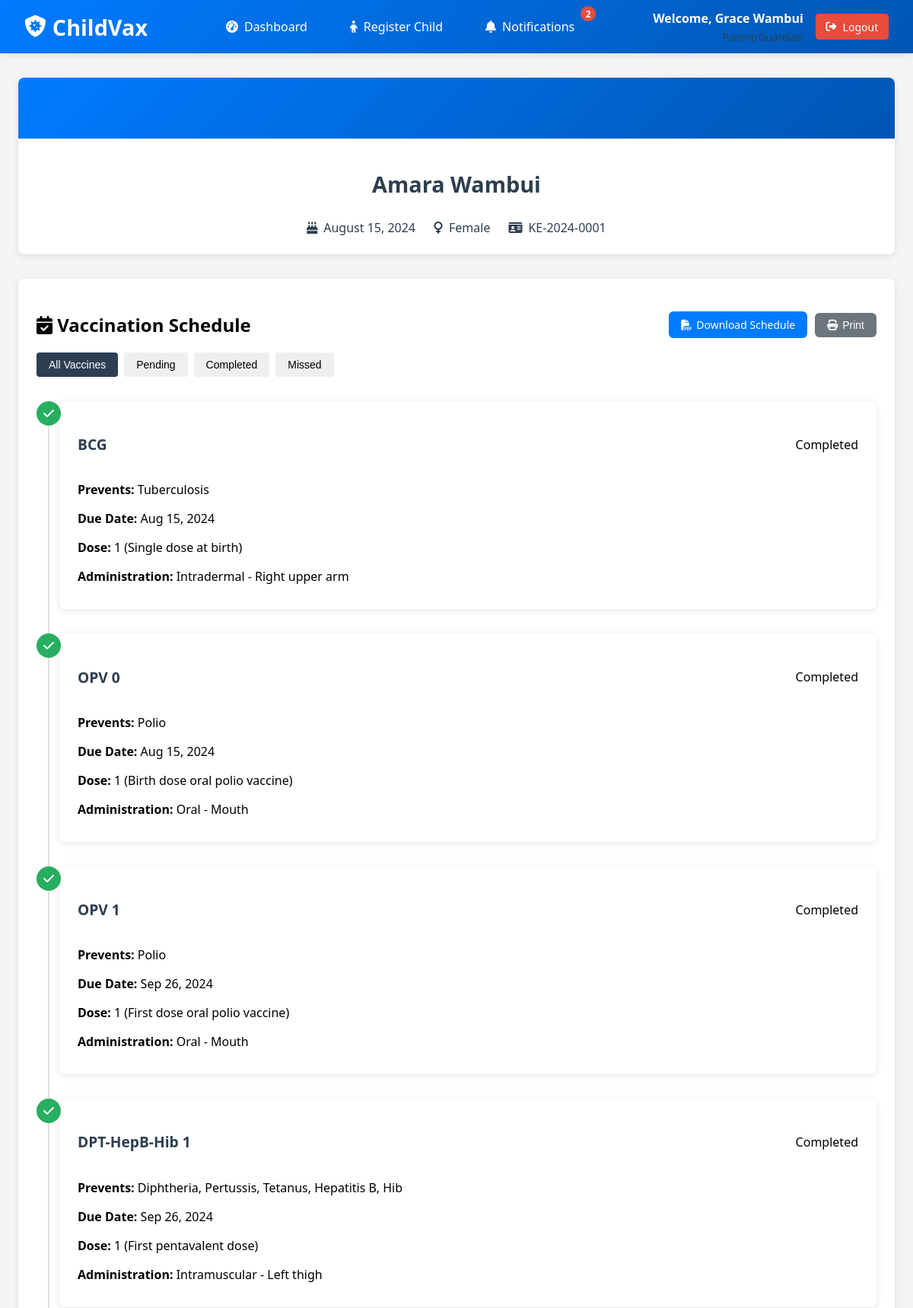
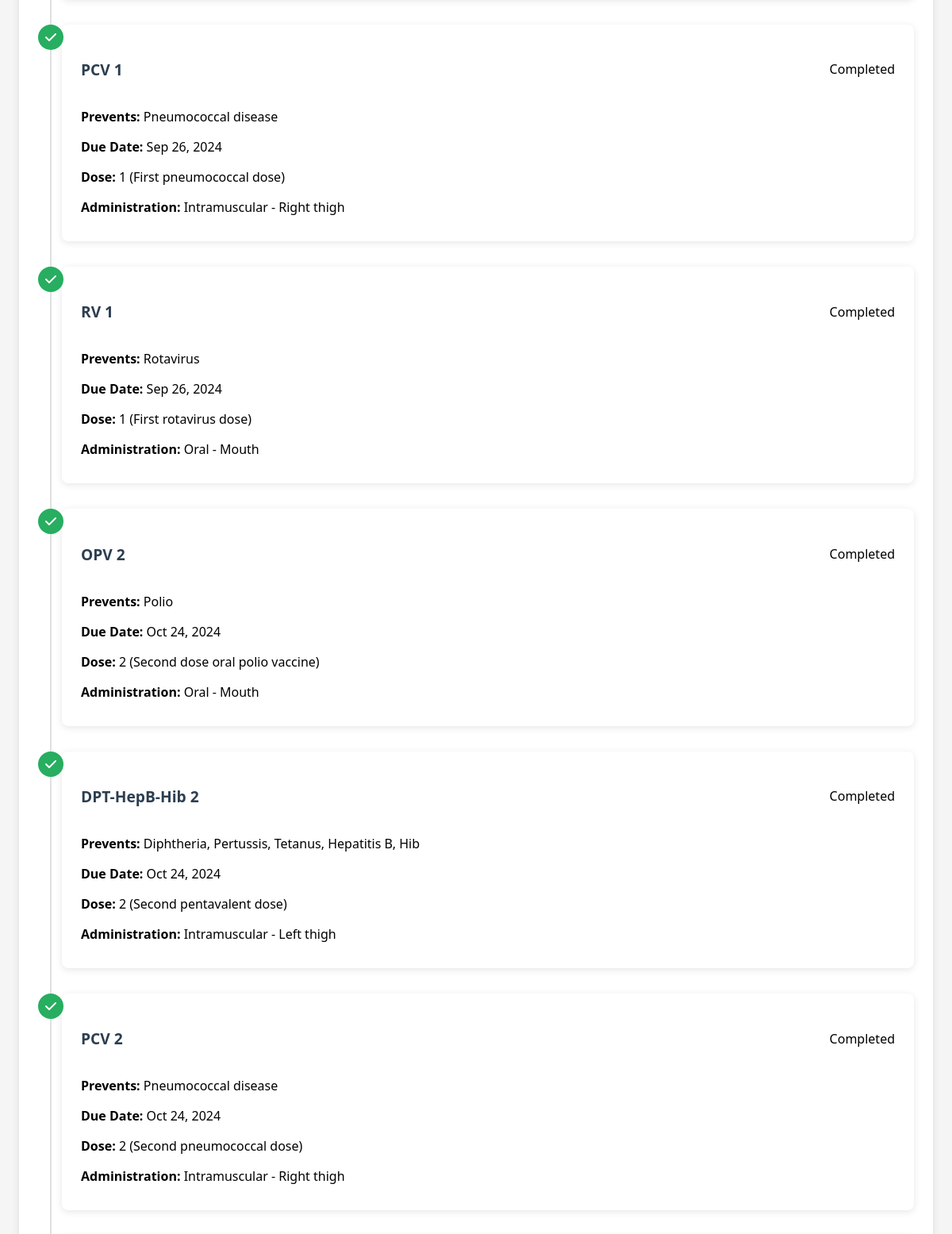
Page /pages/parent/child_profile.php?child_id=1 (signed in, upper part) on the committed database (2 pictures, top to bottom).
### tables this page shows
CREATE TABLE IF NOT EXISTS `children` (
    `child_id`               INT UNSIGNED NOT NULL AUTO_INCREMENT,
    `name`                   VARCHAR(100)  NOT NULL,
    `date_of_birth`          DATE          NOT NULL,
    `gender`                 ENUM('Male','Female','Other') NOT NULL,
    `health_id`              VARCHAR(20)   NOT NULL,
    `guardian_id`            INT UNSIGNED  NOT NULL,
    `caregiver_id`           INT UNSIGNED  DEFAULT NULL,
    `vaccination_card_path`  VARCHAR(500)  DEFAULT NULL,
    `last_vaccination_date`  DATE          DEFAULT NULL,
    `last_vaccine_name`      VARCHAR(255)  DEFAULT NULL,
    `created_at`             DATETIME      NOT NULL DEFAULT CURRENT_TIMESTAMP,
    PRIMARY KEY (`child_id`),
    UNIQUE KEY `uq_health_id` (`health_id`),
    KEY `fk_children_guardian` (`guardian_id`),
    KEY `fk_children_caregiver` (`caregiver_id`),
    CONSTRAINT `fk_children_guardian`  FOREIGN KEY (`guardian_id`)  REFERENCES `users` (`user_id`) ON DELETE CASCADE,
    CONSTRAINT `fk_children_caregiver` FOREIGN KEY (`caregiver_id`) REFERENCES `users` (`user_id`) ON DELETE SET NULL
);

CREATE TABLE IF NOT EXISTS `vaccination_schedule` (
    `schedule_id`     INT UNSIGNED NOT NULL AUTO_INCREMENT,
    `child_id`        INT UNSIGNED NOT NULL,
    `vaccine_id`      INT UNSIGNED NOT NULL,
    `due_date`        DATE         NOT NULL,
    `dose_number`     TINYINT UNSIGNED NOT NULL DEFAULT 1,
    `status`          ENUM('Pending','Completed','Missed') NOT NULL DEFAULT 'Pending',
    `completed_date`  DATE         DEFAULT NULL,
    `administered_by` INT UNSIGNED DEFAULT NULL,
    `notes`           TEXT         DEFAULT NULL,
    `created_at`      DATETIME     NOT NULL DEFAULT CURRENT_TIMESTAMP,
    `updated_at`      DATETIME     DEFAULT NULL ON UPDATE CURRENT_TIMESTAMP,
    PRIMARY KEY (`schedule_id`),
    KEY `fk_vs_child`   (`child_id`),
    KEY `fk_vs_vaccine` (`vaccine_id`),
    KEY `fk_vs_admin`   (`administered_by`),
    KEY `idx_vs_status` (`status`),
    CONSTRAINT `fk_vs_child`   FOREIGN KEY (`child_id`)        REFERENCES `children` (`child_id`) ON DELETE CASCADE,
    CONSTRAINT `fk_vs_vaccine` FOREIGN KEY (`vaccine_id`)      REFERENCES `vaccines` (`vaccine_id`) ON DELETE CASCADE,
    CONSTRAINT `fk_vs_admin`   FOREIGN KEY (`administered_by`) REFERENCES `users` (`user_id`) ON DELETE SET NULL
);

CREATE TABLE IF NOT EXISTS `vaccines` (
    `vaccine_id`              INT UNSIGNED NOT NULL AUTO_INCREMENT,
    `name`                    VARCHAR(255) NOT NULL,
    `disease_prevented`       VARCHAR(255) DEFAULT NULL,
    `recommended_age`         VARCHAR(100) DEFAULT NULL,
    `recommended_age_days`    INT UNSIGNED DEFAULT NULL,
    `dose_number`             TINYINT UNSIGNED NOT NULL DEFAULT 1,
    `dose_description`        TEXT         DEFAULT NULL,
    `route_of_administration` VARCHAR(100) DEFAULT NULL,
    `site_of_administration`  VARCHAR(100) DEFAULT NULL,
    `side_effects`            TEXT         DEFAULT NULL,
    PRIMARY KEY (`vaccine_id`)
);

### pages/parent/child_profile.php (the view, shortened to what this page needs)
<?php
$child_id = $_GET['child_id'] ?? null;
require_once __DIR__ . '/../../includes/functions.php';
$stmt = $conn->prepare("
    SELECT c.* FROM children c
    LEFT JOIN caregiver_assignments ca ON c.child_id = ca.child_id
    WHERE c.child_id = ?
    AND (c.guardian_id = ? OR ca.caregiver_id = ?)
");
$stmt->execute([$child_id, $_SESSION['user_id'], $_SESSION['user_id']]);
$child = $stmt->fetch(PDO::FETCH_ASSOC);
$stmt = $conn->prepare("SELECT vs.*, v.name as vaccine_name, v.disease_prevented,
                       v.dose_description, v.route_of_administration, v.site_of_administration
                       FROM vaccination_schedule vs
                       JOIN vaccines v ON vs.vaccine_id = v.vaccine_id
                       WHERE vs.child_id = ?
                       ORDER BY vs.due_date");
$stmt->execute([$child_id]);
$schedule = $stmt->fetchAll(PDO::FETCH_ASSOC);
?>
<!DOCTYPE html>
<html lang="en">
<head>
    <link rel="stylesheet" href="https://cdnjs.cloudflare.com/ajax/libs/font-awesome/6.4.0/css/all.min.css">
</head>
<body>
    <?php include __DIR__ . '/../navbar.php'; ?>
    <div class="container">
        <div class="card profile-header">
            <div class="profile-banner"></div>
            <div class="profile-content">
                <h1 class="profile-name"><?php echo htmlspecialchars($child['name']); ?></h1>
                <div class="profile-meta">
                    <div class="meta-item">
                        <i class="fas fa-birthday-cake"></i>
                        <span><?php echo date('F j, Y', strtotime($child['date_of_birth'])); ?></span>
                    </div>
                    <div class="meta-item">
                        <i class="fas fa-<?php echo strtolower($child['gender']) == 'male' ? 'mars' : 'venus'; ?>"></i>
                        <span><?php echo htmlspecialchars($child['gender']); ?></span>
                    </div>
                    <div class="meta-item">
                        <i class="fas fa-id-card"></i>
                        <span><?php echo htmlspecialchars($child['health_id']); ?></span>
                    </div>
                </div>
            </div>
        </div>
        <div class="card">
            <div class="card-header" style="display: flex; justify-content: space-between; align-items: center;">
                <h2><i class="fas fa-calendar-check"></i> Vaccination Schedule</h2>
                <div class="schedule-actions">
                    <a href="print_schedule.php?child_id=<?php echo htmlspecialchars($child_id); ?>"
                       class="btn btn-primary"
                       target="_blank"
                       title="Download vaccination schedule as PDF">
                        <i class="fas fa-file-pdf"></i> Download Schedule
                    </a>
                    <button class="btn btn-secondary" onclick="printSchedule()" title="Print vaccination schedule">
                        <i class="fas fa-print"></i> Print
                    </button>
                </div>
            </div>
            <?php if (empty($schedule)): ?>
                <div class="alert alert-info">
                    <i class="fas fa-info-circle"></i> No vaccination schedule found.
                </div>
            <?php else: ?>
                <div class="schedule-filters">
                    <button class="btn btn-sm active" data-filter="all">All Vaccines</button>
                    <button class="btn btn-sm" data-filter="pending">Pending</button>
                    <button class="btn btn-sm" data-filter="completed">Completed</button>
                    <button class="btn btn-sm" data-filter="missed">Missed</button>
                </div>
                <div class="timeline">
                    <?php foreach ($schedule as $vaccination): ?>
                        <div class="timeline-item <?php echo strtolower($vaccination['status']); ?>" data-status="<?php echo strtolower($vaccination['status']); ?>">
                            <div class="timeline-marker">
                                <?php if ($vaccination['status'] == 'Completed'): ?>
                                    <i class="fas fa-check"></i>
                                <?php elseif ($vaccination['status'] == 'Pending'): ?>
                                    <i class="fas fa-clock"></i>
                                <?php else: ?>
                                    <i class="fas fa-exclamation"></i>
                                <?php endif; ?>
                            </div>
                            <div class="timeline-content">
                                <div class="timeline-header">
                                    <h3 class="timeline-title"><?php echo htmlspecialchars($vaccination['vaccine_name']); ?></h3>
                                    <span class="status-badge <?php echo strtolower($vaccination['status']); ?>">
                                        <?php echo $vaccination['status']; ?>
                                    </span>
                                </div>
                                <div class="timeline-body">
                                    <p><strong>Prevents:</strong> <?php echo htmlspecialchars($vaccination['disease_prevented']); ?></p>
                                    <p><strong>Due Date:</strong> <?php echo date('M j, Y', strtotime($vaccination['due_date'])); ?></p>
                                    <p><strong>Dose:</strong> <?php echo $vaccination['dose_number']; ?> (<?php echo htmlspecialchars($vaccination['dose_description']); ?>)</p>
                                    <p><strong>Administration:</strong>
                                        <?php
                                        $admin = [];
                                        if (!empty($vaccination['route_of_administration'])) {
                                            $admin[] = htmlspecialchars($vaccination['route_of_administration']);
                                        }
                                        if (!empty($vaccination['site_of_administration'])) {
                                            $admin[] = htmlspecialchars($vaccination['site_of_administration']);
                                        }
                                        echo implode(' - ', $admin);
                                        ?>
                                    </p>
                                </div>
                            </div>
                        </div>
                    <?php endforeach; ?>
                </div>
            <?php endif; ?>
        </div>
    </div>
</body>
</html>

### pages/parent/child_profile.php (style rules this page uses)
:root { --primary-color: #3498db; --secondary-color: #2980b9; --accent-color: #e74c3c; --light-color: #ecf0f1; --dark-color: #2c3e50; --success-color: #27ae60; --warning-color: #f39c12; --border-radius: 8px; --box-shadow: 0 2px 10px rgba(0, 0, 0, 0.1); }
body { padding-top: 70px; font-family: 'Segoe UI', Tahoma, Geneva, Verdana, sans-serif; margin: 0; background-color: #f5f5f5; }
.btn { padding: 0.5rem 1rem; border-radius: var(--border-radius); text-decoration: none; font-weight: 500; transition: all 0.3s ease; border: none; cursor: pointer; }
.btn-sm { padding: 0.25rem 0.75rem; font-size: 0.875rem; }
.btn-primary { background-color: var(--primary-color); color: white; }
.container { max-width: 1200px; margin: 2rem auto; padding: 0 1.5rem; }
.card { background: white; border-radius: var(--border-radius); box-shadow: var(--box-shadow); padding: 1.5rem; margin-bottom: 2rem; }
.profile-header { position: relative; overflow: hidden; padding: 0; }
.profile-banner { height: 80px; background: linear-gradient(135deg, var(--primary-color), var(--secondary-color)); }
.profile-content { display: flex; flex-direction: column; align-items: center; padding: 1.5rem; position: relative; }
.profile-name { margin-top: 1rem; font-size: 1.8rem; font-weight: 600; color: var(--dark-color); }
.profile-meta { display: flex; gap: 1.5rem; margin-top: 0.5rem; flex-wrap: wrap; justify-content: center; }
.meta-item { display: flex; align-items: center; gap: 0.5rem; color: var(--dark-color); }
.timeline { position: relative; padding-left: 30px; margin-top: 2rem; }
.timeline::before { content: ''; position: absolute; left: 15px; top: 0; bottom: 0; width: 2px; background-color: #e0e0e0; }
.timeline-item { position: relative; margin-bottom: 2rem; }
.timeline-marker { position: absolute; left: -30px; top: 0; width: 32px; height: 32px; border-radius: 50%; display: flex; align-items: center; justify-content: center; color: white; }
.timeline-item.completed .timeline-marker { background-color: var(--success-color); }
.timeline-content { background-color: white; border-radius: var(--border-radius); padding: 1.5rem; box-shadow: var(--box-shadow); }
.timeline-header { display: flex; justify-content: space-between; align-items: center; margin-bottom: 1rem; }
.timeline-title { font-size: 1.2rem; font-weight: 600; color: var(--dark-color); }
.timeline-body p { margin-bottom: 0.5rem; }
.schedule-filters { display: flex; gap: 0.5rem; margin-bottom: 1rem; }
.schedule-filters .btn { padding: 0.5rem 1rem; }
.schedule-filters .btn.active { background-color: var(--dark-color); color: white; }
.schedule-actions { display: flex; gap: 10px; align-items: center; }
.schedule-actions .btn { padding: 8px 16px; font-size: 14px; border-radius: 6px; text-decoration: none; display: inline-flex; align-items: center; gap: 6px; transition: all 0.3s ease; }
.schedule-actions .btn-primary { background-color: var(--primary-color); color: white; border: none; }
.schedule-actions .btn-secondary { background-color: #6c757d; color: white; border: none; }

### pages/navbar.php (style rules this page uses)
:root { --primary-color: #007BFF; --secondary-color: #0056b3; --accent-color: #e74c3c; --light-color: #ecf0f1; --dark-color: #2c3e50; --success-color: #27ae60; --warning-color: #f39c12; --white: #ffffff; }
body { padding-top: 70px; margin: 0; font-family: 'Segoe UI', Tahoma, Geneva, Verdana, sans-serif; }
.btn { padding: 0.5rem 1rem; border-radius: 4px; text-decoration: none; font-weight: 500; transition: all 0.3s ease; border: none; cursor: pointer; display: inline-flex; align-items: center; gap: 0.5rem; }
.btn-sm { padding: 0.4rem 0.8rem; font-size: 0.875rem; }
.btn-primary { background-color: rgba(255, 255, 255, 0.2); color: var(--white); border: 1px solid rgba(255, 255, 255, 0.3); }

### rows in the picture
children: name "Amara Wambui", date_of_birth "August 15, 2024", gender "Female", health "KE-2024-0001"
vaccination_schedule: vaccine.name "BCG", status "Completed", vaccine.disease_prevented "Tuberculosis", due_date "Aug 15, 2024", dose_number "1", vaccine.dose_description "Single dose at birth", admin "Intradermal - Right upper arm"
vaccination_schedule: vaccine.name "OPV 0", status "Completed", vaccine.disease_prevented "Polio", due_date "Aug 15, 2024", dose_number "1", vaccine.dose_description "Birth dose oral polio vaccine", admin "Oral - Mouth"
vaccination_schedule: vaccine.name "OPV 1", status "Completed", vaccine.disease_prevented "Polio", due_date "Sep 26, 2024", dose_number "1", vaccine.dose_description "First dose oral polio vaccine", admin "Oral - Mouth"
vaccination_schedule: vaccine.name "DPT-HepB-Hib 1", status "Completed", vaccine.disease_prevented "Diphtheria, Pertussis, Tetanus, Hepatitis B, Hib", due_date "Sep 26, 2024", dose_number "1", vaccine.dose_description "First pentavalent dose", admin "Intramuscular - Left thigh"
vaccination_schedule: vaccine.name "PCV 1", status "Completed", vaccine.disease_prevented "Pneumococcal disease", due_date "Sep 26, 2024", dose_number "1", vaccine.dose_description "First pneumococcal dose", admin "Intramuscular - Right thigh"
vaccination_schedule: vaccine.name "RV 1", status "Completed", vaccine.disease_prevented "Rotavirus", due_date "Sep 26, 2024", dose_number "1", vaccine.dose_description "First rotavirus dose", admin "Oral - Mouth"
vaccination_schedule: vaccine.name "OPV 2", status "Completed", vaccine.disease_prevented "Polio", due_date "Oct 24, 2024", dose_number "2", vaccine.dose_description "Second dose oral polio vaccine", admin "Oral - Mouth"
vaccination_schedule: vaccine.name "DPT-HepB-Hib 2", status "Completed", vaccine.disease_prevented "Diphtheria, Pertussis, Tetanus, Hepatitis B, Hib", due_date "Oct 24, 2024", dose_number "2", vaccine.dose_description "Second pentavalent dose", admin "Intramuscular - Left thigh"
vaccination_schedule: vaccine.name "PCV 2", status "Completed", vaccine.disease_prevented "Pneumococcal disease", due_date "Oct 24, 2024", dose_number "2", vaccine.dose_description "Second pneumococcal dose", admin "Intramuscular - Right thigh"

### other values in the picture
$unread_count "2"
$_SESSION['name'] "Grace Wambui"
